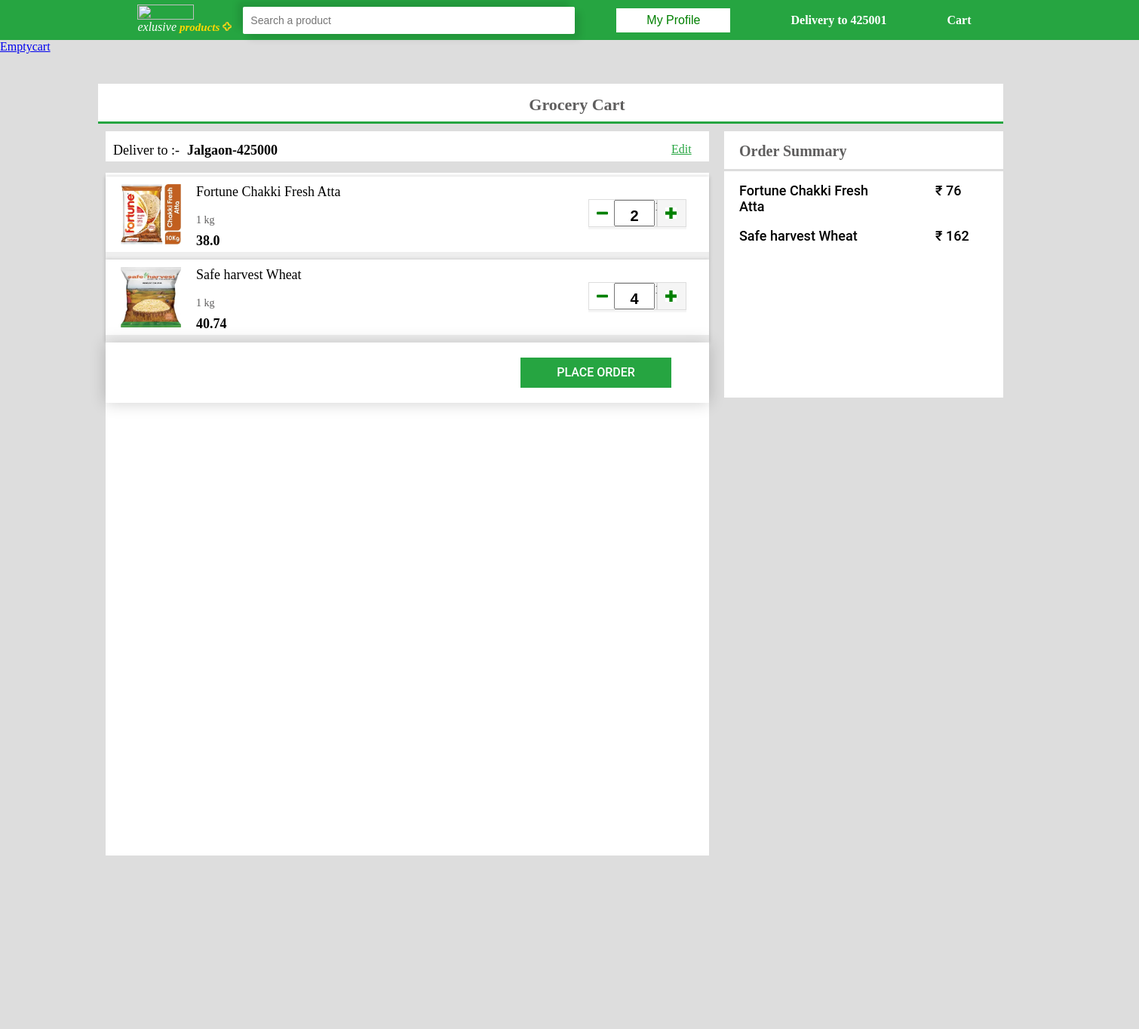
The page /cart/ (signed in) on the database its author committed.
### home/models.py (models this page shows, shortened)
class UserProfile(models.Model):
    user = models.ForeignKey(User, on_delete=models.CASCADE, null=True, blank=True)
    mobile = models.CharField(max_length=12, null=True, blank=True)
    gender = models.CharField(max_length=20)
    fullname = models.CharField(max_length=50)
    mobile2 = models.CharField(max_length=12)
    pincode = models.CharField(max_length=8)
    address = models.TextField()
    city = models.CharField(max_length=10)
    states = models.CharField(max_length=20)

class Product(models.Model):
    category = models.ForeignKey(Category, on_delete=models.CASCADE, null=True, blank=True)
    name = models.CharField(max_length=100, null=True, blank=True)
    quantity = models.CharField(max_length=100, null=True, blank=True)
    image = models.FileField(null=True, blank=True)
    description = models.TextField(null=True, blank=True)
    price = models.CharField(max_length=100, null=True, blank=True)
    discount = models.CharField(max_length=100, null=True, blank=True)
    updated = models.DateTimeField(auto_now=True)
    created = models.DateTimeField(auto_now_add=True)

### home/views.py (the view)
# urls.py: path('cart/', views.cart, name ='cart'),
def cart(request):
    try:
        user = User.objects.get(id=request.user.id)
        data = UserProfile.objects.get(user=user)
        cart = Cart.objects.get(user=request.user)
        product = (cart.product).replace("'", '"')
        myli = json.loads(str(product))
        products = myli['objects'][0]
    except:
        products = []
        print("error")
    return render(request, 'cart.html', locals())

### home/templatetags/custom_tags.py (called while the page is built)
@register.filter()
def applydiscount(pid):
    data = Product.objects.get(id=pid)
    price = float(data.price) * (100 - int(data.discount))/100
    return price

@register.filter()
def productimage(pid):
    data = Product.objects.get(id=pid)
    return data.image.url

@register.filter()
def productname(pid):
    data = Product.objects.get(id=pid)
    return data.name

@register.filter()
def productquan(pid):
    data = Product.objects.get(id=pid)
    return data.quantity

@register.simple_tag()
def producttotalprice(data, qty):
    product = Product.objects.get(id=data)
    price = int(product.price) * (100 - int(product.discount)) / 100
    return int(int(qty) * price)

### templates/cart.html (shortened to what this page needs)
{% extends "navigation.html"%}
{% load static%}
{% load static custom_tags %}
{% block body %}
<link rel="stylesheet" href="{% static 'css/cart.css'%}">
{% load static%}
<div>
    <a href="/emptycart">Emptycart</a>
    <div class="bar">
        <div class="tex">
            <a>Grocery Cart</a>
        </div>
    </div>
    <div class="bigcontainer">
        <div class="smallcontainer">
            <div class="container">
                <div class="con1">
                    <p>Deliver to :- </p>
                    <label>{{data.city}}-{{data.pincode}}</label>
                </div>
                <a  href="/addaddress">Edit</a>
            </div>
            <div class="mainbar">
                <div class="aaa">
                {% for i, j in products.items %}
                    <div class="product">
                        <div class="iname">
                            <img src="{{i|productimage}}">
                        </div>
                        <div class="tiqun">
                            <div class='ititle'>
                                <a href="/product-detail/{{i}}/">{{i|productname}}</a>
                            </div>
                            <div class="iquantity">
                                <p readonly>{{i|productquan}}</p>
                            </div>
                            <div class="iprice">
                                <p readonly>{{i|applydiscount}}</p>
                            </div>
                        </div>
                        <div class="iquan">
                            <div class="minus">
                                <a  href="/incredecre/{{i}}/?action=decre"><img src="{% static 'minus.png' %}" height="15px" width="15px" id="decrebtn-{{forloop.counter}}"></a>
                            </div>
                            <div class="value">
                                <input type="text" id="shop_qty-{{forloop.counter}}" name="qtybutton" value="{{j}}" readonly>1</input>
                            </div>
                            <div class="pluss">
                                <a href="/incredecre/{{i}}/?action=incre"><img src="{% static 'pluss.png' %}" height="15px" width="15px"></a>
                            </div>
                        </div>
                    </div>
                {% endfor %}
                <div class="conplaceorder">
                    <a  href="/booking/" class="btnn " type="button">PLACE ORDER</a>
                </div>
            </div>
        </div>
    </div>
    <div class="smallcontenor1">
            <div class="pricedetail">
                <div class="pd"><a>Order Summary</a></div>
            </div>
            <div class="ordersummary">
                {% for i, j in products.items %}
                <div class="itemmrp">
                    <div class="mrp">
                        <label>{{i|productname}}</label>
                    </div>
                    <div class="mrpnum">
                        <label  id="totalprice-{{forloop.counter}}">₹ {%producttotalprice i j%}</label>
                    </div>
                </div>
                {% endfor %}
                </div>
            </div>
    </div>
</div>
{% endblock body %}

### static/css/home.css (style rules this page uses)
* { padding: 0; margin: 0; }
body { color: black; background-color:#ddd; }
.product { cursor: pointer; border-bottom: 10px solid #eee; background-color: white; display:block; height:350px ; width: 250px; margin-left: 14px; overflow: hidden; border-radius: inherit; }
html { box-sizing: border-box; -webkit-font-smoothing: antialiased; }

### rows shown on the page
UserProfile: city "Jalgaon", pincode "425000"
Product: image (picture), products "Fortune Chakki Fresh Atta", products "1 kg", products "38.0", products "Fortune Chakki Fresh Atta", price+discount "76"
Product: image (picture), products "Safe harvest Wheat", products "1 kg", products "40.74", products "Safe harvest Wheat", price+discount "162"
